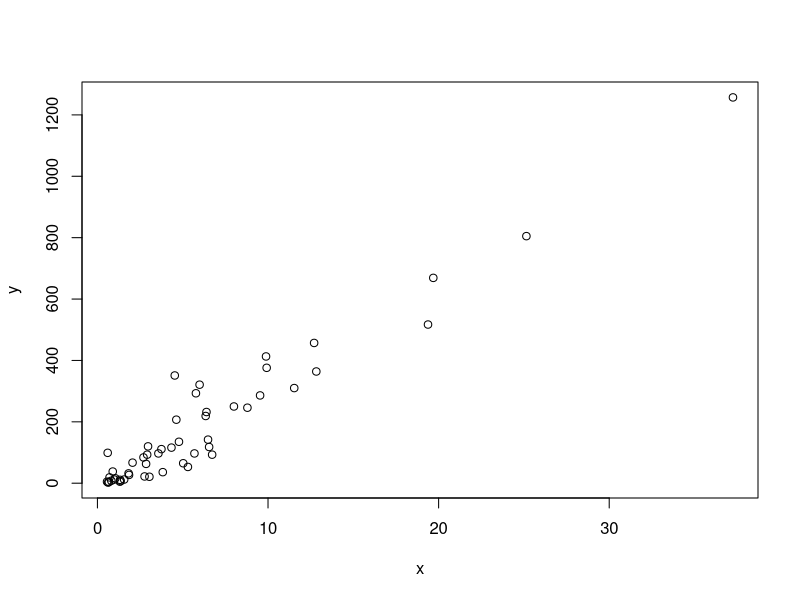

Source code (R): (Note: this script raises an error after producing the figure.)
# adding a column with mutate
library(dslabs)
data("murders")

# a simple scatterplot of total murders versus population
x <- murders$population /10^6
y <- murders$total
plot(x, y)

# a histogram of murder rates
hist(murders$rate)

# boxplots of murder rates by region
boxplot(rate~region, data = murders)
